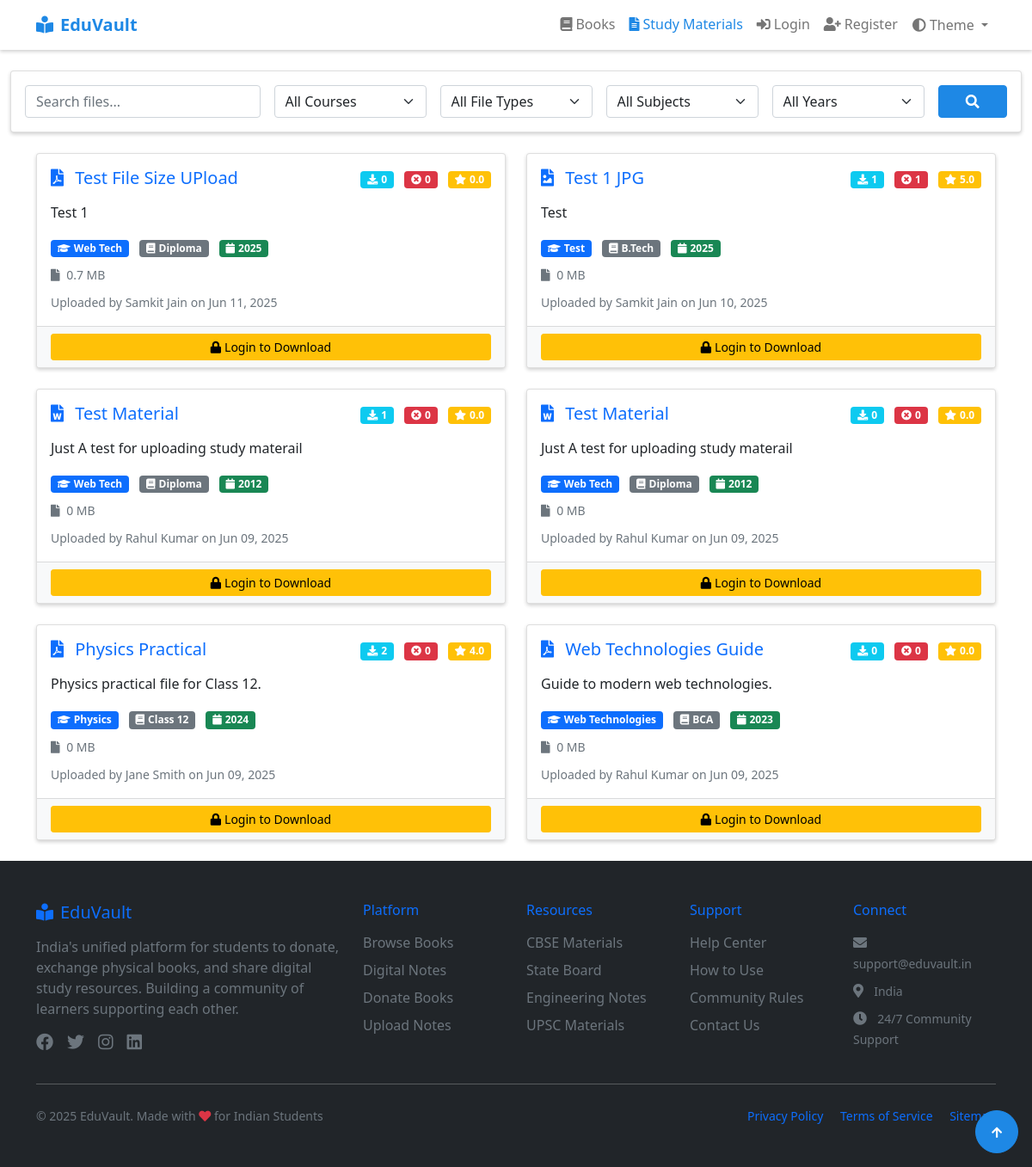
/files/list.php, run on the app's committed database.
### tables this page shows
CREATE TABLE `digital_files` (
  `id` int(11) NOT NULL,
  `user_id` int(11) DEFAULT NULL,
  `title` varchar(255) DEFAULT NULL,
  `description` text DEFAULT NULL,
  `file_path` varchar(255) DEFAULT NULL,
  `subject` varchar(100) DEFAULT NULL,
  `course` varchar(100) DEFAULT NULL,
  `year` varchar(10) DEFAULT NULL,
  `verified` tinyint(1) NOT NULL DEFAULT 1,
  `file_type` varchar(20) DEFAULT NULL,
  `file_size` varchar(20) DEFAULT NULL,
  `upload_date` timestamp NOT NULL DEFAULT current_timestamp()
);

CREATE TABLE `users` (
  `id` int(11) NOT NULL,
  `name` varchar(100) NOT NULL,
  `email` varchar(100) NOT NULL,
  `avatar_path` varchar(255) NOT NULL DEFAULT 'default.png',
  `password` varchar(255) NOT NULL,
  `location` varchar(100) DEFAULT NULL,
  `phone` varchar(15) DEFAULT NULL,
  `status` enum('blocked','active') NOT NULL DEFAULT 'active',
  `created_at` timestamp NOT NULL DEFAULT current_timestamp(),
  `last_active` timestamp NULL DEFAULT current_timestamp(),
  `latitude` decimal(10,8) DEFAULT NULL,
  `longitude` decimal(11,8) DEFAULT NULL
);

### includes/functions.php (called while the page is built, shortened)
<?php
function getFileIcon($file_type)
{
    switch ($file_type) {
        case "pdf":
            return "pdf";
        case "docx":
            return "word";
        case "jpg":
        case "jpeg":
        case "png":
            return "image";
    }
}
function formatFileSizeMB($bytes)
{
    if ($bytes > 0) {
        return number_format($bytes / 1024 * 1024, 1) . ' MB';
    } else {
        return '0 MB';
    }
}
?>

### includes/session.php (called while the page is built, shortened)
<?php
function isLoggedIn()
{
    return isset($_SESSION['user_id']);
}
?>

### files/list.php (the view, shortened to what this page needs)
<?php
require_once '../includes/db_connect.php';
require_once '../includes/session.php';
require_once '../includes/functions.php';
$search = isset($_GET['search']) ? mysqli_real_escape_string($mysqli, $_GET['search']) : '';
$where_conditions = ["1=1"];
$where_clause = implode(' AND ', $where_conditions);
$query = "SELECT f.*, u.name as uploader_name, u.id as uploader_id,
    (SELECT COUNT(*) FROM reported_content WHERE content_id = f.id AND status = 'resolved') as report_count,
    (SELECT COUNT(*) FROM downloads WHERE file_id = f.id) as download_count,
    (SELECT AVG(rating) FROM file_feedback WHERE file_id = f.id) as avg_rating
    FROM digital_files f
    JOIN users u ON f.user_id = u.id
    WHERE $where_clause
    ORDER BY f.upload_date DESC";
$result = mysqli_query($mysqli, $query);
require_once '../includes/header.php';
?>
<div class="container-fluid">
    <div class="row mb-4">
        <div class="col-md-12">
            <div class="card shadow-sm">
                <div class="card-body">
                    <form method="GET" class="row g-3">
                        <div class="col-md-3"><input type="text" name="search" class="form-control bg-dark-body"
                                placeholder="Search files..." value="<?php echo htmlspecialchars($search); ?>"></div>
                        <div class="col-md-2">
                            <select name="course" class="form-select bg-dark-body">
                                <option value="">All Courses</option>
                            </select>
                        </div>
                        <div class="col-md-2">
                            <select name="fileType" class="form-select bg-dark-body">
                                <option value="">All File Types</option>
                            </select>
                        </div>
                        <div class="col-md-2">
                            <select name="subject" class="form-select bg-dark-body">
                                <option value="">All Subjects</option>
                            </select>
                        </div>
                        <div class="col-md-2">
                            <select name="year" class="form-select bg-dark-body">
                                <option value="">All Years</option>
                            </select>
                        </div>
                        <div class="col-md-1"><button type="submit" class="btn btn-primary w-100"><i
                                    class="fas fa-search"></i></button></div>
                    </form>
                </div>
            </div>
        </div>
    </div>
</div>
<div class="container-md">
    <div class="row">
        <?php if (mysqli_num_rows($result) > 0): ?>
            <?php while ($file = mysqli_fetch_assoc($result)): ?>
                <div class="col-md-6 mb-4">
                    <div class="card h-100 shadow-sm">
                        <div class="card-body">
                            <div class="d-flex justify-content-between align-items-start">
                                <h5 class="card-title mb-3">
                                    <a href="view.php?id=<?php echo $file['id']; ?>" class="text-decoration-none">
                                        <i
                                            class="fas fa-file-<?php echo getFileIcon(strtolower($file['file_type'])); ?> me-2 text-primary"></i>
                                        <?php echo htmlspecialchars($file['title']); ?>
                                    </a>
                                </h5>
                                <div class="text-end">
                                    <span class="badge bg-info me-2"><i
                                            class="fas fa-download me-1"></i><?php echo $file['download_count']; ?></span>
                                    <span class="badge bg-danger me-2"><i
                                            class="fas fa-times-circle me-1"></i><?php echo $file['report_count']; ?></span>
                                    <span class="badge bg-warning"><i
                                            class="fas fa-star me-1"></i><?php echo number_format($file['avg_rating'] ?: 0, 1); ?></span>
                                </div>
                            </div>
                            <p class="card-text"><?php echo nl2br(htmlspecialchars($file['description'])); ?></p>
                            <div class="mb-2">
                                <span class="badge bg-primary me-2"><i
                                        class="fas fa-graduation-cap me-1"></i><?php echo htmlspecialchars($file['subject']); ?></span>
                                <span class="badge bg-secondary me-2"><i
                                        class="fas fa-book me-1"></i><?php echo htmlspecialchars($file['course']); ?></span>
                                <span class="badge bg-success"><i
                                        class="fas fa-calendar me-1"></i><?php echo $file['year']; ?></span>
                            </div>
                            <div class="mb-2">
                                <small class="text-muted">
                                    <i class="fas fa-file me-1"></i>
                                    <?php echo formatFileSizeMB($file['file_size']); ?>
                                </small>
                            </div>
                            <small class="text-muted">
                                Uploaded by
                                <?php if (isLoggedIn()): ?>
                                    <a
                                        href="../pages/view.php?id=<?php echo $file['uploader_id']; ?>"><?php echo htmlspecialchars($file['uploader_name']); ?></a>
                                <?php else: ?>
                                    <?php echo htmlspecialchars($file['uploader_name']); ?>
                                <?php endif; ?>
                                on <?php echo date('M d, Y', strtotime($file['upload_date'])); ?>
                            </small>
                        </div>
                        <div class="card-footer  d-flex justify-content-between align-items-center">
                            <?php if (isLoggedIn()): ?>
                                <a href="download.php?id=<?php echo $file['id']; ?>" class="btn btn-success btn-sm"><i
                                        class="fas fa-download me-1"></i>Download</a>
                                <button class="btn btn-danger btn-sm" data-bs-toggle="modal" data-bs-target="#exampleModal"
                                    data-content-type="file" data-report-id="<?php echo $file['id']; ?>"
                                    data-report-title="<?php echo htmlspecialchars($file['title']); ?>">
                                    <i class="fas fa-flag me-1"></i>Report
                                </button>
                            <?php else: ?>
                                <a href="../login.php?redirect=<?php echo urlencode($_SERVER['REQUEST_URI']); ?>"
                                    class="btn btn-warning btn-sm w-100"><i class="fas fa-lock me-1"></i>Login to
                                    Download</a>
                            <?php endif; ?>
                        </div>
                    </div>
                </div>
            <?php endwhile; ?>
        <?php else: ?>
            <div class="col-12 text-center py-5"><i class="fas fa-file-alt fa-3x text-muted mb-3"></i>
                <p class="lead">No files found matching your criteria.</p>
            </div>
        <?php endif; ?>
    </div>
</div>
<?php require_once '../includes/footer.php'; ?>

### assets/css/theme.css (style rules this page uses)
:root { --primary-color: #1e88e5; --primary-dark: #1565c0; --secondary-color: #757575; --success-color: #43a047; --warning-color: #fdd835; --danger-color: #e53935; --bs-body-bg: #ffffff; --bg-subtle: #f8f9fa; --bg-body-tertiary: #ffffff; --bs-border-color: rgba(0, 0, 0, 0.125); --bs-body-color: #212529; --bs-hover-color: #15181a; --bs-shadow: rgba(0, 0, 0, 0.189); }
body, .bg-dark-body, .list-group-item { background-color: var(--bs-body-bg) !important; color: var(--bs-body-color) !important; transition: background-color 0.3s ease, color 0.3s ease; }
.btn-primary { background-color: var(--primary-color); border-color: var(--primary-color); transition: background-color 0.3s ease, border-color 0.3s ease; }
.card, .stat-card, .modal-body { background-color: var(--bg-body-tertiary); border: 1px solid var(--bs-border-color); box-shadow: 0 0.125rem 0.25rem var(--bs-shadow) !important; }
.card-header, .card-footer, .modal-header, .modal-footer { background-color: var(--bg-subtle); }

### data on the page
digital_files: title "Test File Size UPload", download_count "0", report_count "0", avg_rating "0.0", description "Test 1", subject "Web Tech", course "Diploma", year "2025", file_size "0.7 MB", user.name "Samkit Jain", upload_date "Jun 11, 2025"
digital_files: title "Test 1 JPG", download_count "1", report_count "1", avg_rating "5.0", description "Test", subject "Test", course "B.Tech", year "2025", file_size "0 MB", user.name "Samkit Jain", upload_date "Jun 10, 2025"
digital_files: title "Test Material", download_count "1", report_count "0", avg_rating "0.0", description "Just A test for uploading study materail", subject "Web Tech", course "Diploma", year "2012", file_size "0 MB", user.name "Rahul Kumar", upload_date "Jun 09, 2025"
digital_files: title "Test Material", download_count "0", report_count "0", avg_rating "0.0", description "Just A test for uploading study materail", subject "Web Tech", course "Diploma", year "2012", file_size "0 MB", user.name "Rahul Kumar", upload_date "Jun 09, 2025"
digital_files: title "Physics Practical", download_count "2", report_count "0", avg_rating "4.0", description "Physics practical file for Class 12.", subject "Physics", course "Class 12", year "2024", file_size "0 MB", user.name "Jane Smith", upload_date "Jun 09, 2025"
digital_files: title "Web Technologies Guide", download_count "0", report_count "0", avg_rating "0.0", description "Guide to modern web technologies.", subject "Web Technologies", course "BCA", year "2023", file_size "0 MB", user.name "Rahul Kumar", upload_date "Jun 09, 2025"
